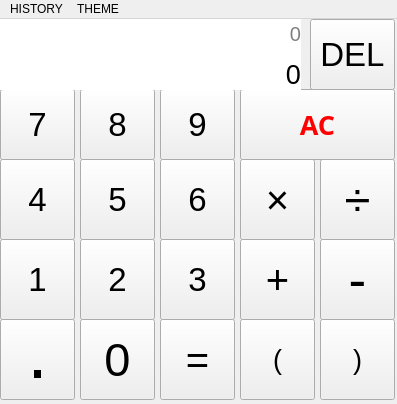
<?xml version="1.0" encoding="UTF-8"?>
<ui version="4.0">
 <class>MainWindow</class>
 <widget class="QMainWindow" name="MainWindow">
  <property name="geometry">
   <rect>
    <x>0</x>
    <y>0</y>
    <width>397</width>
    <height>404</height>
   </rect>
  </property>
  <property name="minimumSize">
   <size>
    <width>397</width>
    <height>404</height>
   </size>
  </property>
  <property name="maximumSize">
   <size>
    <width>397</width>
    <height>404</height>
   </size>
  </property>
  <property name="windowTitle">
   <string>MainWindow</string>
  </property>
  <widget class="QWidget" name="centralwidget">
   <property name="minimumSize">
    <size>
     <width>397</width>
     <height>383</height>
    </size>
   </property>
   <property name="maximumSize">
    <size>
     <width>397</width>
     <height>383</height>
    </size>
   </property>
   <widget class="QPushButton" name="button_8">
    <property name="geometry">
     <rect>
      <x>80</x>
      <y>70</y>
      <width>75</width>
      <height>71</height>
     </rect>
    </property>
    <property name="font">
     <font>
      <family>MS Sans Serif</family>
      <pointsize>25</pointsize>
     </font>
    </property>
    <property name="text">
     <string>8</string>
    </property>
    <property name="shortcut">
     <string>8</string>
    </property>
   </widget>
   <widget class="QPushButton" name="button_5">
    <property name="geometry">
     <rect>
      <x>80</x>
      <y>140</y>
      <width>75</width>
      <height>81</height>
     </rect>
    </property>
    <property name="font">
     <font>
      <family>MS Sans Serif</family>
      <pointsize>25</pointsize>
     </font>
    </property>
    <property name="text">
     <string>5</string>
    </property>
    <property name="shortcut">
     <string>5</string>
    </property>
   </widget>
   <widget class="QPushButton" name="button_3">
    <property name="geometry">
     <rect>
      <x>160</x>
      <y>220</y>
      <width>75</width>
      <height>81</height>
     </rect>
    </property>
    <property name="font">
     <font>
      <family>MS Sans Serif</family>
      <pointsize>25</pointsize>
     </font>
    </property>
    <property name="text">
     <string>3</string>
    </property>
    <property name="shortcut">
     <string>3</string>
    </property>
   </widget>
   <widget class="QPushButton" name="button_4">
    <property name="geometry">
     <rect>
      <x>0</x>
      <y>140</y>
      <width>75</width>
      <height>81</height>
     </rect>
    </property>
    <property name="font">
     <font>
      <family>MS Sans Serif</family>
      <pointsize>25</pointsize>
     </font>
    </property>
    <property name="text">
     <string>4</string>
    </property>
    <property name="shortcut">
     <string>4</string>
    </property>
   </widget>
   <widget class="QPushButton" name="subtract">
    <property name="geometry">
     <rect>
      <x>320</x>
      <y>220</y>
      <width>75</width>
      <height>81</height>
     </rect>
    </property>
    <property name="font">
     <font>
      <pointsize>40</pointsize>
      <kerning>true</kerning>
     </font>
    </property>
    <property name="text">
     <string>-</string>
    </property>
    <property name="shortcut">
     <string>-</string>
    </property>
   </widget>
   <widget class="QPushButton" name="point">
    <property name="geometry">
     <rect>
      <x>0</x>
      <y>300</y>
      <width>75</width>
      <height>81</height>
     </rect>
    </property>
    <property name="font">
     <font>
      <family>MS Sans Serif</family>
      <pointsize>40</pointsize>
      <weight>75</weight>
      <italic>false</italic>
      <bold>true</bold>
      <underline>false</underline>
      <stylestrategy>NoAntialias</stylestrategy>
      <kerning>false</kerning>
     </font>
    </property>
    <property name="text">
     <string>.</string>
    </property>
    <property name="shortcut">
     <string>.</string>
    </property>
   </widget>
   <widget class="QPushButton" name="button_9">
    <property name="geometry">
     <rect>
      <x>160</x>
      <y>70</y>
      <width>75</width>
      <height>71</height>
     </rect>
    </property>
    <property name="font">
     <font>
      <family>MS Sans Serif</family>
      <pointsize>25</pointsize>
     </font>
    </property>
    <property name="text">
     <string>9</string>
    </property>
    <property name="shortcut">
     <string>9</string>
    </property>
   </widget>
   <widget class="QPushButton" name="sum">
    <property name="geometry">
     <rect>
      <x>240</x>
      <y>220</y>
      <width>75</width>
      <height>81</height>
     </rect>
    </property>
    <property name="font">
     <font>
      <pointsize>30</pointsize>
     </font>
    </property>
    <property name="text">
     <string>+</string>
    </property>
    <property name="shortcut">
     <string>+</string>
    </property>
   </widget>
   <widget class="QPushButton" name="button_1">
    <property name="geometry">
     <rect>
      <x>0</x>
      <y>220</y>
      <width>75</width>
      <height>81</height>
     </rect>
    </property>
    <property name="font">
     <font>
      <family>MS Sans Serif</family>
      <pointsize>25</pointsize>
     </font>
    </property>
    <property name="text">
     <string>1</string>
    </property>
    <property name="shortcut">
     <string>1</string>
    </property>
   </widget>
   <widget class="QPushButton" name="multiply">
    <property name="geometry">
     <rect>
      <x>240</x>
      <y>140</y>
      <width>75</width>
      <height>81</height>
     </rect>
    </property>
    <property name="font">
     <font>
      <family>MS Shell Dlg 2</family>
      <pointsize>30</pointsize>
     </font>
    </property>
    <property name="text">
     <string>×</string>
    </property>
    <property name="shortcut">
     <string>*</string>
    </property>
   </widget>
   <widget class="QPushButton" name="button_7">
    <property name="geometry">
     <rect>
      <x>0</x>
      <y>70</y>
      <width>75</width>
      <height>71</height>
     </rect>
    </property>
    <property name="font">
     <font>
      <family>MS Sans Serif</family>
      <pointsize>25</pointsize>
     </font>
    </property>
    <property name="text">
     <string>7</string>
    </property>
    <property name="shortcut">
     <string/>
    </property>
    <property name="default">
     <bool>false</bool>
    </property>
   </widget>
   <widget class="QPushButton" name="divide">
    <property name="geometry">
     <rect>
      <x>320</x>
      <y>140</y>
      <width>75</width>
      <height>81</height>
     </rect>
    </property>
    <property name="font">
     <font>
      <family>MS Sans Serif</family>
      <pointsize>35</pointsize>
     </font>
    </property>
    <property name="text">
     <string>÷</string>
    </property>
    <property name="shortcut">
     <string>/</string>
    </property>
   </widget>
   <widget class="QPushButton" name="button_6">
    <property name="geometry">
     <rect>
      <x>160</x>
      <y>140</y>
      <width>75</width>
      <height>81</height>
     </rect>
    </property>
    <property name="font">
     <font>
      <family>MS Sans Serif</family>
      <pointsize>25</pointsize>
     </font>
    </property>
    <property name="text">
     <string>6</string>
    </property>
    <property name="shortcut">
     <string>6</string>
    </property>
   </widget>
   <widget class="QPushButton" name="button_2">
    <property name="geometry">
     <rect>
      <x>80</x>
      <y>220</y>
      <width>75</width>
      <height>81</height>
     </rect>
    </property>
    <property name="font">
     <font>
      <family>MS Sans Serif</family>
      <pointsize>25</pointsize>
     </font>
    </property>
    <property name="text">
     <string>2</string>
    </property>
    <property name="shortcut">
     <string>2</string>
    </property>
   </widget>
   <widget class="QPushButton" name="button_0">
    <property name="geometry">
     <rect>
      <x>80</x>
      <y>300</y>
      <width>75</width>
      <height>81</height>
     </rect>
    </property>
    <property name="font">
     <font>
      <family>MS Sans Serif</family>
      <pointsize>35</pointsize>
     </font>
    </property>
    <property name="text">
     <string>0</string>
    </property>
    <property name="shortcut">
     <string>0</string>
    </property>
   </widget>
   <widget class="QPushButton" name="clear_all">
    <property name="geometry">
     <rect>
      <x>240</x>
      <y>70</y>
      <width>155</width>
      <height>71</height>
     </rect>
    </property>
    <property name="palette">
     <palette>
      <active>
       <colorrole role="ButtonText">
        <brush brushstyle="SolidPattern">
         <color alpha="255">
          <red>255</red>
          <green>0</green>
          <blue>0</blue>
         </color>
        </brush>
       </colorrole>
      </active>
      <inactive>
       <colorrole role="ButtonText">
        <brush brushstyle="SolidPattern">
         <color alpha="255">
          <red>255</red>
          <green>0</green>
          <blue>0</blue>
         </color>
        </brush>
       </colorrole>
      </inactive>
      <disabled>
       <colorrole role="ButtonText">
        <brush brushstyle="SolidPattern">
         <color alpha="255">
          <red>120</red>
          <green>120</green>
          <blue>120</blue>
         </color>
        </brush>
       </colorrole>
      </disabled>
     </palette>
    </property>
    <property name="font">
     <font>
      <family>Microsoft YaHei</family>
      <pointsize>20</pointsize>
      <weight>75</weight>
      <bold>true</bold>
     </font>
    </property>
    <property name="mouseTracking">
     <bool>false</bool>
    </property>
    <property name="text">
     <string>AC</string>
    </property>
    <property name="shortcut">
     <string>Del</string>
    </property>
    <property name="autoDefault">
     <bool>false</bool>
    </property>
    <property name="default">
     <bool>false</bool>
    </property>
    <property name="flat">
     <bool>false</bool>
    </property>
   </widget>
   <widget class="QPushButton" name="delete_2">
    <property name="geometry">
     <rect>
      <x>310</x>
      <y>0</y>
      <width>85</width>
      <height>71</height>
     </rect>
    </property>
    <property name="font">
     <font>
      <pointsize>25</pointsize>
      <kerning>true</kerning>
     </font>
    </property>
    <property name="text">
     <string>DEL</string>
    </property>
    <property name="shortcut">
     <string>Backspace</string>
    </property>
   </widget>
   <widget class="QPushButton" name="equal">
    <property name="geometry">
     <rect>
      <x>160</x>
      <y>300</y>
      <width>75</width>
      <height>81</height>
     </rect>
    </property>
    <property name="font">
     <font>
      <pointsize>30</pointsize>
     </font>
    </property>
    <property name="text">
     <string>=</string>
    </property>
    <property name="shortcut">
     <string>=</string>
    </property>
   </widget>
   <widget class="QPushButton" name="open_p">
    <property name="geometry">
     <rect>
      <x>240</x>
      <y>300</y>
      <width>75</width>
      <height>81</height>
     </rect>
    </property>
    <property name="font">
     <font>
      <family>MS Shell Dlg 2</family>
      <pointsize>20</pointsize>
     </font>
    </property>
    <property name="text">
     <string>(</string>
    </property>
    <property name="shortcut">
     <string>(</string>
    </property>
   </widget>
   <widget class="QPushButton" name="close_p">
    <property name="geometry">
     <rect>
      <x>320</x>
      <y>300</y>
      <width>75</width>
      <height>81</height>
     </rect>
    </property>
    <property name="font">
     <font>
      <pointsize>20</pointsize>
     </font>
    </property>
    <property name="text">
     <string>)</string>
    </property>
    <property name="shortcut">
     <string>)</string>
    </property>
   </widget>
   <widget class="QLabel" name="input_display">
    <property name="geometry">
     <rect>
      <x>0</x>
      <y>0</y>
      <width>301</width>
      <height>71</height>
     </rect>
    </property>
    <property name="font">
     <font>
      <family>MS Sans Serif</family>
      <pointsize>20</pointsize>
     </font>
    </property>
    <property name="styleSheet">
     <string notr="true">QLabel{
	background-color:white;
}</string>
    </property>
    <property name="text">
     <string>0</string>
    </property>
    <property name="alignment">
     <set>Qt::AlignBottom|Qt::AlignRight|Qt::AlignTrailing</set>
    </property>
    <property name="margin">
     <number>4</number>
    </property>
    <property name="indent">
     <number>0</number>
    </property>
    <property name="textInteractionFlags">
     <set>Qt::TextSelectableByMouse</set>
    </property>
   </widget>
   <widget class="QLabel" name="result_display">
    <property name="geometry">
     <rect>
      <x>210</x>
      <y>0</y>
      <width>91</width>
      <height>31</height>
     </rect>
    </property>
    <property name="font">
     <font>
      <pointsize>15</pointsize>
     </font>
    </property>
    <property name="styleSheet">
     <string notr="true">QLabel{
	color:grey;
}</string>
    </property>
    <property name="text">
     <string>0</string>
    </property>
    <property name="alignment">
     <set>Qt::AlignRight|Qt::AlignTrailing|Qt::AlignVCenter</set>
    </property>
    <property name="margin">
     <number>5</number>
    </property>
    <property name="indent">
     <number>0</number>
    </property>
    <property name="textInteractionFlags">
     <set>Qt::TextSelectableByMouse</set>
    </property>
   </widget>
  </widget>
  <widget class="QMenuBar" name="menubar">
   <property name="geometry">
    <rect>
     <x>0</x>
     <y>0</y>
     <width>397</width>
     <height>21</height>
    </rect>
   </property>
   <widget class="QMenu" name="menuHISTORY">
    <property name="title">
     <string>HISTORY</string>
    </property>
   </widget>
   <widget class="QMenu" name="menuTHEME">
    <property name="title">
     <string>THEME</string>
    </property>
   </widget>
   <addaction name="menuHISTORY"/>
   <addaction name="menuTHEME"/>
  </widget>
 </widget>
 <tabstops>
  <tabstop>delete_2</tabstop>
  <tabstop>button_7</tabstop>
  <tabstop>button_8</tabstop>
  <tabstop>button_9</tabstop>
  <tabstop>clear_all</tabstop>
  <tabstop>button_4</tabstop>
  <tabstop>button_5</tabstop>
  <tabstop>button_6</tabstop>
  <tabstop>multiply</tabstop>
  <tabstop>divide</tabstop>
  <tabstop>button_1</tabstop>
  <tabstop>button_2</tabstop>
  <tabstop>button_3</tabstop>
  <tabstop>sum</tabstop>
  <tabstop>subtract</tabstop>
  <tabstop>point</tabstop>
  <tabstop>button_0</tabstop>
  <tabstop>equal</tabstop>
  <tabstop>open_p</tabstop>
  <tabstop>close_p</tabstop>
 </tabstops>
 <resources/>
 <connections/>
</ui>
